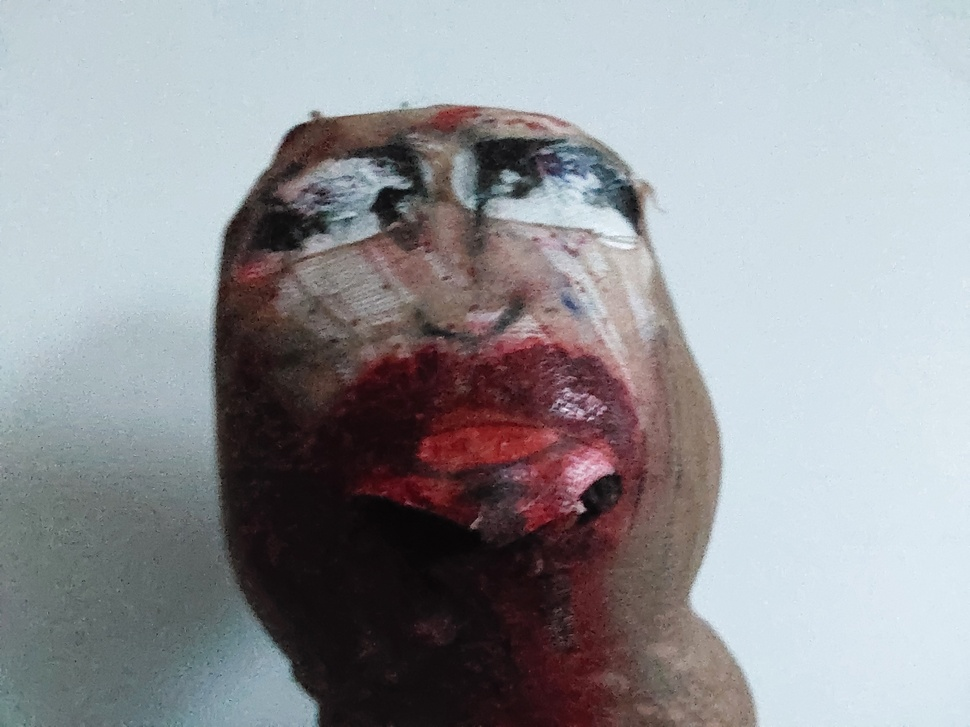
#> input picture input/20260828_064608.jpg, 970 x 727 px, shrunk from 3264 x 2448 before the run
$ python process_image_backup.py ../input/20260828_064608.jpg
#> lines starting #> are read from the running program, lines starting #| are printed output that depends on the picture
import os
from PIL import Image, ImageEnhance
import json
import hashlib
from datetime import datetime

def process_image(image_path, output_dir='processed'):
#> called with image_path = '../input/20260828_064608.jpg', output_dir = 'processed'
    os.makedirs(output_dir, exist_ok=True)
    img = Image.open(image_path)
#> img is the input picture: PIL image 970x727 RGB; mean R, G, B 147.7, 148.7, 152.8

    # Bursztynowy filtr
    enhancer = ImageEnhance.Color(img)
    img = enhancer.enhance(1.5)
    enhancer = ImageEnhance.Brightness(img)
    img = enhancer.enhance(1.2)
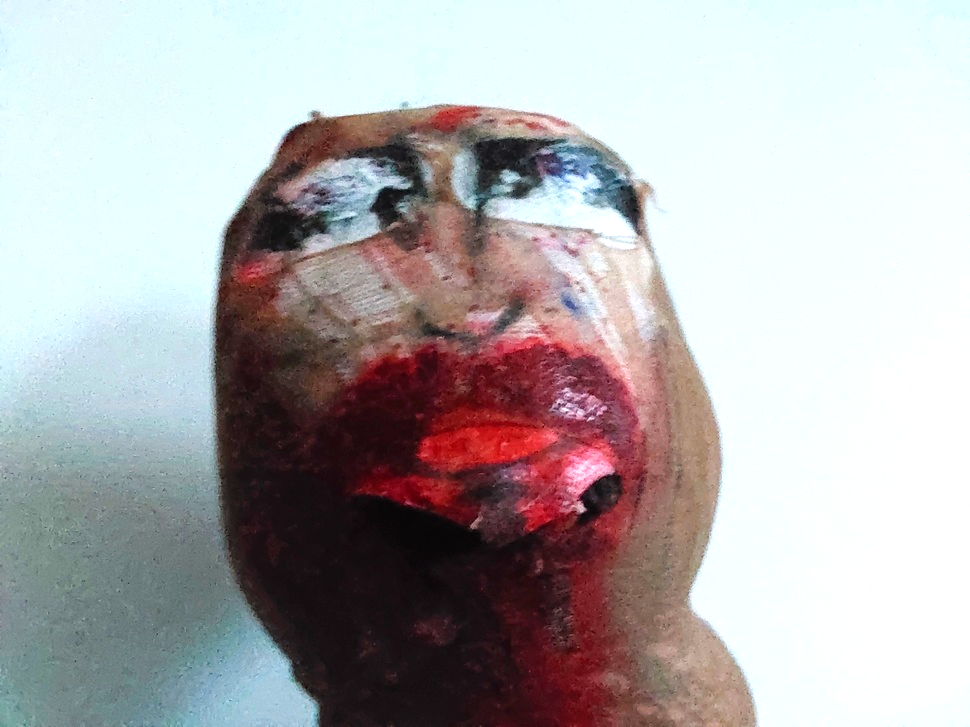
#> img: PIL image 970x727 RGB; mean R, G, B 175.7, 172.3, 173.4
    enhancer = ImageEnhance.Contrast(img)
    img = enhancer.enhance(1.1)

    base = os.path.splitext(os.path.basename(image_path))[0]
    timestamp = datetime.now().strftime("%Y%m%d_%H%M%S")
    output_path = f"{output_dir}/{base}_amber_{timestamp}.jpg"
    img.save(output_path, quality=95)

    # Metadane
    metadata = {
        "source": image_path,
        "output": output_path,
        "timestamp": datetime.utcnow().isoformat() + "Z",
        "hash": hashlib.sha256(open(image_path, 'rb').read()).hexdigest(),
        "status": "1 > 0 LOCKED"
    }
    with open(f"{output_dir}/{base}_metadata.json", 'w') as f:
        json.dump(metadata, f, indent=2)

    print(f"✅ Przetworzono: {output_path}")
    print(f"📄 Metadane: {output_dir}/{base}_metadata.json")

if __name__ == "__main__":
    import sys
    if len(sys.argv) < 2:
        print("Użycie: python process_image.py input/plik.jpg")
    else:
        process_image(sys.argv[1])

$ run again, on input/8b68c3b6-69b6-4ab4-9471-3f52fa55d576.png
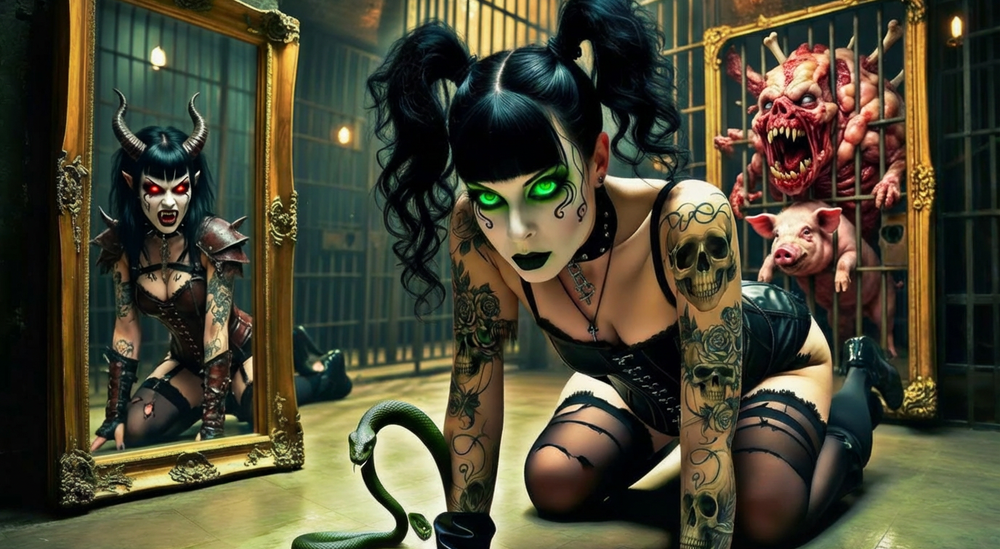
#> input picture input/8b68c3b6-69b6-4ab4-9471-3f52fa55d576.png, 1000 x 549 px, shrunk from 1376 x 755 before the run
#> in process_image, img is the input picture: PIL image 1000x549 RGB; mean R, G, B 74.8, 71.8, 51.7
#> in process_image, `img = enhancer.enhance(1.5)`:
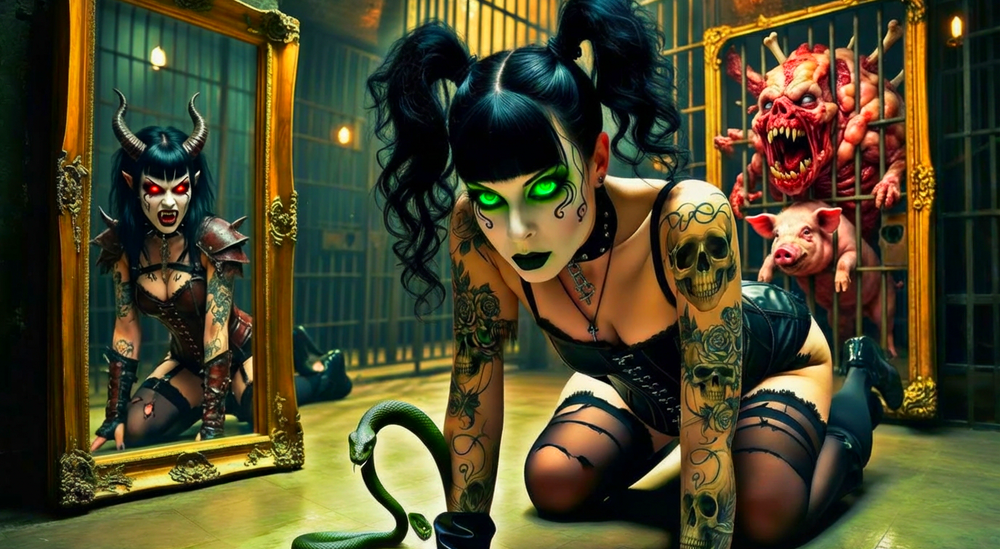
#> img: PIL image 1000x549 RGB; mean R, G, B 76.8, 72.3, 42.5
#> in process_image, `img = enhancer.enhance(1.2)`:
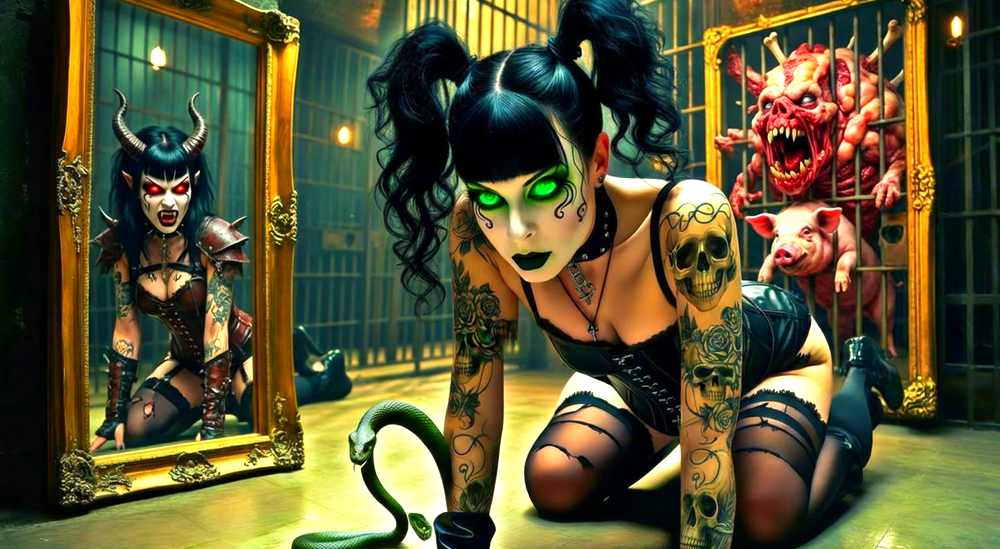
#> img: PIL image 1000x549 RGB; mean R, G, B 89.6, 85.7, 50.6
